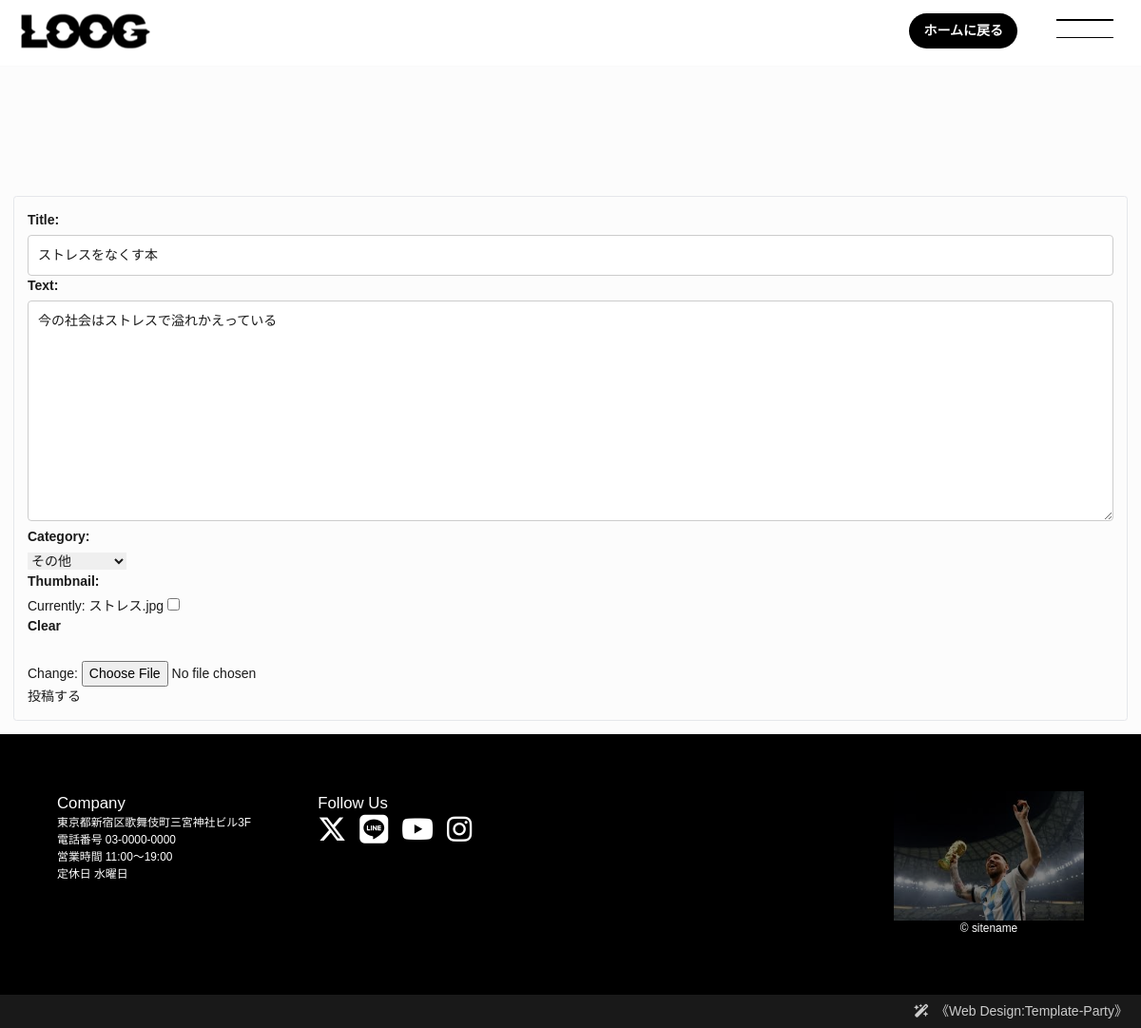
The page /book/3/update/ (signed in) on the database its author committed.
### book/models.py (models this page shows, shortened)
class Book(models.Model):
    title = models.CharField(max_length=100)
    text = models.TextField()
    thumbnail = models.ImageField(null=True, blank=True)
    category = models.CharField(
        max_length=100,
        choices = CATEGORY
    )
    user = models.ForeignKey("auth.User", on_delete=models.CASCADE)

### book/views.py (the view, shortened to what this page needs)
# urls.py: path("book/<int:pk>/update/", views.UpdateBookView.as_view(), name="update-book"),
class UpdateBookView(LoginRequiredMixin, UpdateView):
    model = Book
    fields = ("title", "text", "category", "thumbnail")
    template_name = "book/book_update.html"
    def get_object(self, queryset=None):
        obj = super() .get_object(queryset)
        if obj.user != self.request.user:
            raise PermissionDenied
        return obj

### book/templates/book/book_update.html (shortened to what this page needs)
{% extends "base.html" %}
{% block content %}
<form method="post" enctype="multipart/form-data" class="p-4 m-4 bg-light border border-success rounded form-group">{% csrf_token %}
    {{form.as_p}}
    <button type="submit">投稿する</button>
</form>
{% endblock %}

### book/static/book/css/style.css (style rules this page uses)
:root { --primary-color: #000000; --primary-inverse-color: #fff; --space-large: 8vw; --space-small: 2vw; }
body * { box-sizing: border-box; }
html,body { font-size: 13px; height: 100%; }
@media screen and (min-width:1200px) { html, body { font-size: 14px; } }
body { margin: 0;padding:0; font-family: "Noto Serif JP", "Hiragino Mincho Pro", "ヒラギノ明朝 Pro W3", "HGS明朝E", "ＭＳ Ｐ明朝", "MS PMincho", serif; -webkit-text-size-adjust: none; background: #fff; color: var(--primary-color); line-height: 2; }
input { font-size: 1rem; }
a { color: inherit; transition: 0.3s; }
.form-group { margin-bottom: 15px; }
.form-group label { display: block; font-weight: bold; margin-bottom: 5px; }
.form-group input[type="text"], .form-group input[type="date"], .form-group textarea { width: 100%; padding: 10px; border: 1px solid #ccc; border-radius: 4px; box-sizing: border-box; }

### templates/base.html (style rules this page uses)
body { font-family: 'Noto Sans JP', sans-serif; scroll-behavior: smooth; background-color: #fcfcfc; color: #1a1a1a; }

### rows shown on the page
Book: title "ストレスをなくす本", text "今の社会はストレスで溢れかえっている", category "その他"
